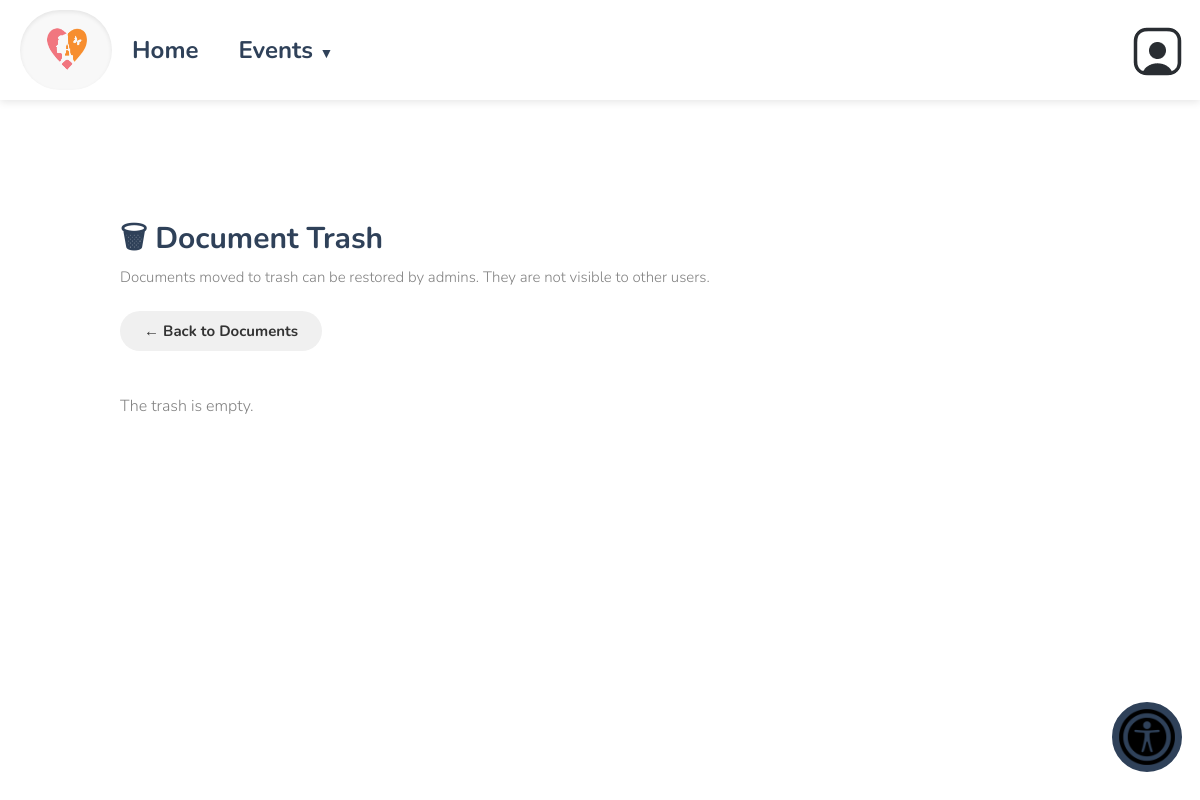
Before: /boardDocumentsTrash.php (signed in) with the older database file.
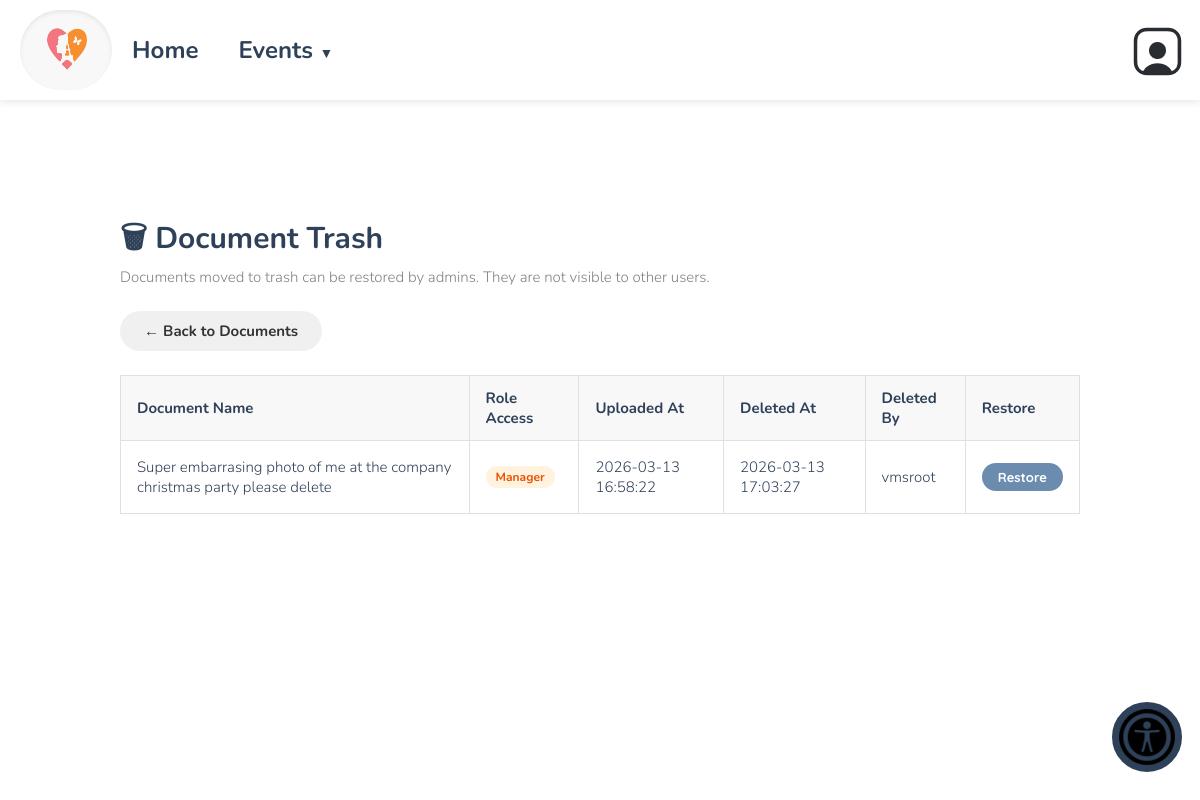
After: the same page with the newer database file.
### tables this page shows
CREATE TABLE `boarddocuments` (
  `id` int(11) NOT NULL,
  `doc_name` varchar(255) NOT NULL,
  `file_path` varchar(255) NOT NULL,
  `uploaded_by` int(11) DEFAULT NULL,
  `uploaded_at` timestamp NOT NULL DEFAULT current_timestamp(),
  `clearance_level` enum('public','volunteer','manager','board_member','admin','superadmin') NOT NULL DEFAULT 'public',
  `deleted` tinyint(1) NOT NULL DEFAULT 0,
  `deleted_at` timestamp NULL DEFAULT NULL,
  `deleted_by` varchar(255) DEFAULT NULL
);

### boardDocumentsTrash.php (the view, shortened to what this page needs)
<?php
    $connection = connect();
    $result = mysqli_query($connection, "SELECT * FROM boarddocuments WHERE deleted = 1 ORDER BY deleted_at DESC");
    $clearance_labels = [
        'public'       => 'Public',
        'volunteer'    => 'Volunteer',
        'manager'      => 'Manager',
        'board_member' => 'Board Member',
        'admin'        => 'Admin',
        'superadmin'   => 'Super Admin',
    ];
?>
<!DOCTYPE html>
<html lang="en">
<head>
    <link href="./css/base.css" rel="stylesheet">
</head>
<body>
<?php require 'header.php'; ?>
<div class="page-container">
    <h2><b>🗑 Document Trash</b></h2>
    <p class="subtitle">Documents moved to trash can be restored by admins. They are not visible to other users.</p>
    <a class="back-btn" href="boardDocuments.php">← Back to Documents</a>
    <?php if ($result && mysqli_num_rows($result) > 0): ?>
        <table class="doc-table">
            <thead>
                <tr>
                    <th>Document Name</th>
                    <th>Role Access</th>
                    <th>Uploaded At</th>
                    <th>Deleted At</th>
                    <th>Deleted By</th>
                    <th>Restore</th>
                </tr>
            </thead>
            <tbody>
                <?php while ($row = mysqli_fetch_assoc($result)): ?>
                <tr>
                    <td><?php echo htmlspecialchars($row['doc_name']); ?></td>
                    <td>
                        <span class="clearance-badge <?php echo htmlspecialchars($row['clearance_level']); ?>">
                            <?php echo $clearance_labels[$row['clearance_level']] ?? ucfirst($row['clearance_level']); ?>
                        </span>
                    </td>
                    <td><?php echo htmlspecialchars($row['uploaded_at']); ?></td>
                    <td><?php echo htmlspecialchars($row['deleted_at'] ?? '—'); ?></td>
                    <td><?php echo htmlspecialchars($row['deleted_by'] ?? '—'); ?></td>
                    <td>
                        <form method="POST" action="boardDocumentsTrash.php">
                            <button type="submit" class="restore-btn">Restore</button>
                        </form>
                    </td>
                </tr>
                <?php endwhile; ?>
            </tbody>
        </table>
    <?php else: ?>
        <p class="empty-msg">The trash is empty.</p>
    <?php endif; ?>
</div>
</body>
</html>

Changed rows visible on the page:
added boarddocuments: doc_name "Super embarrasing photo of me at the company christmas party please delete", clearance_level "Manager", uploaded_at "2026-03-13 16:58:22", deleted_at "2026-03-13 17:03:27", deleted_by "vmsroot"
Other visible differences:
text no longer shown: "The trash is empty."
text now shown: "Document Name Role Access Uploaded At Deleted At Deleted By Restore"
